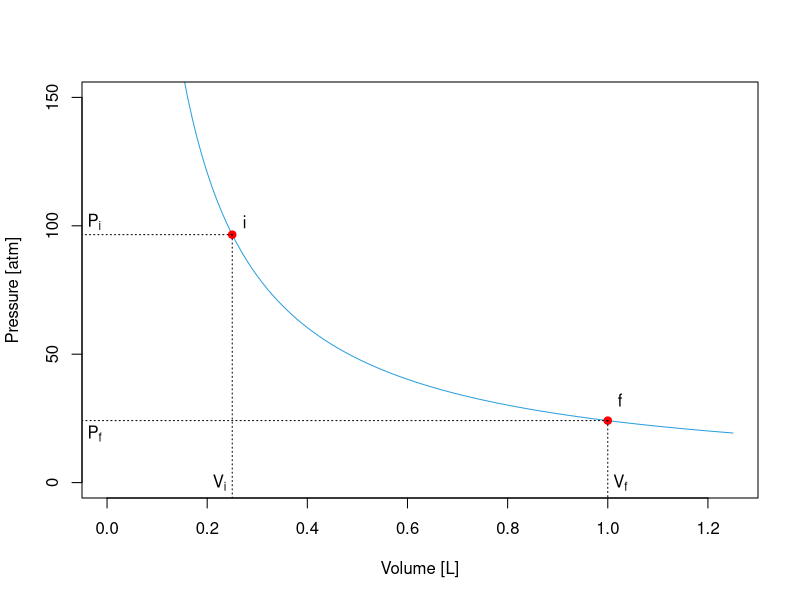
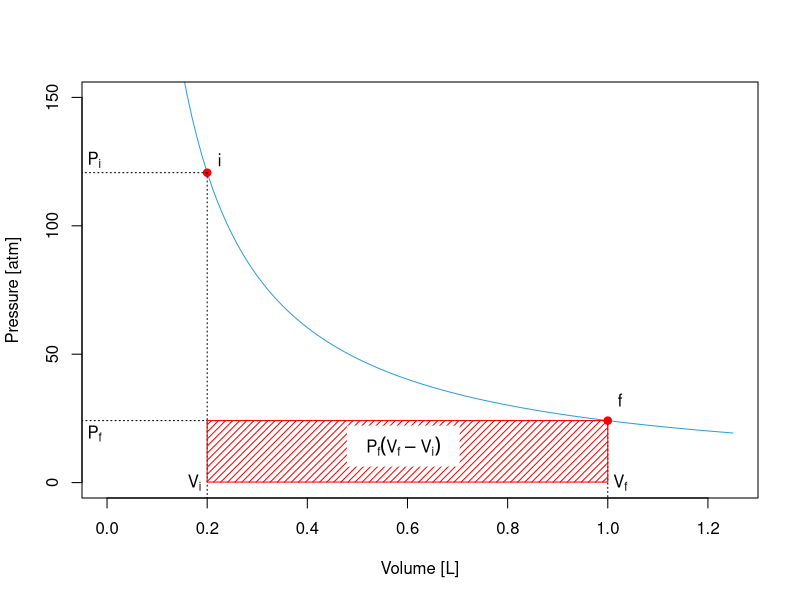
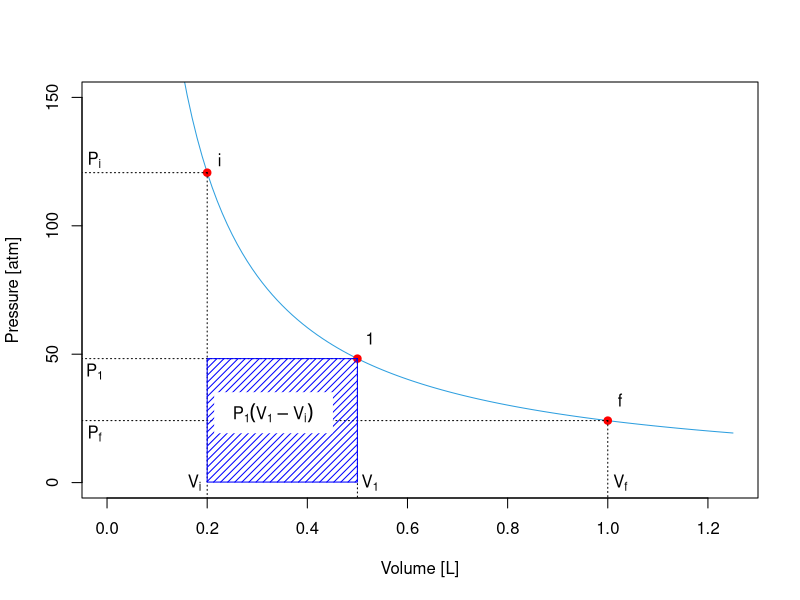
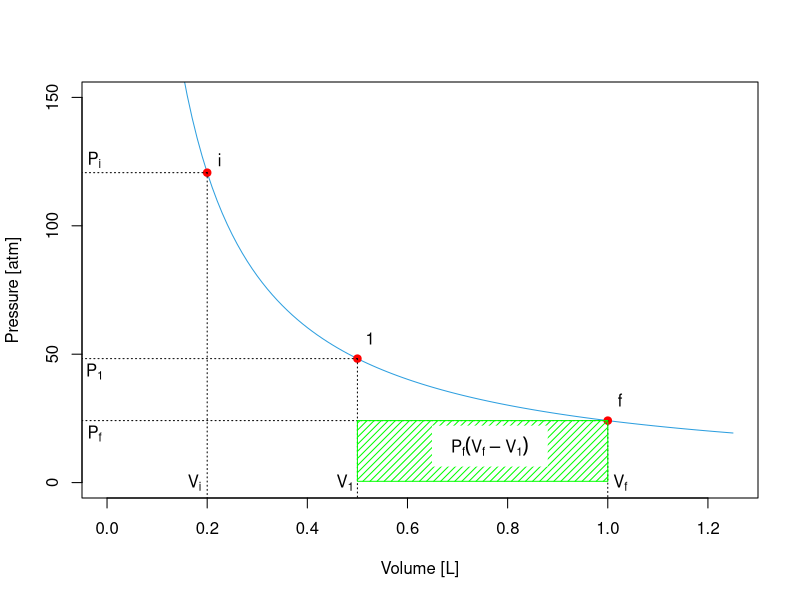
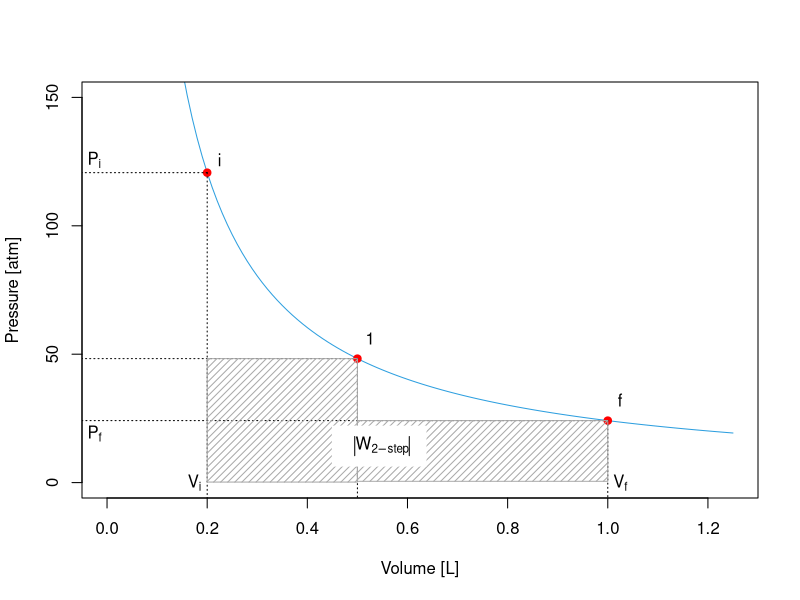
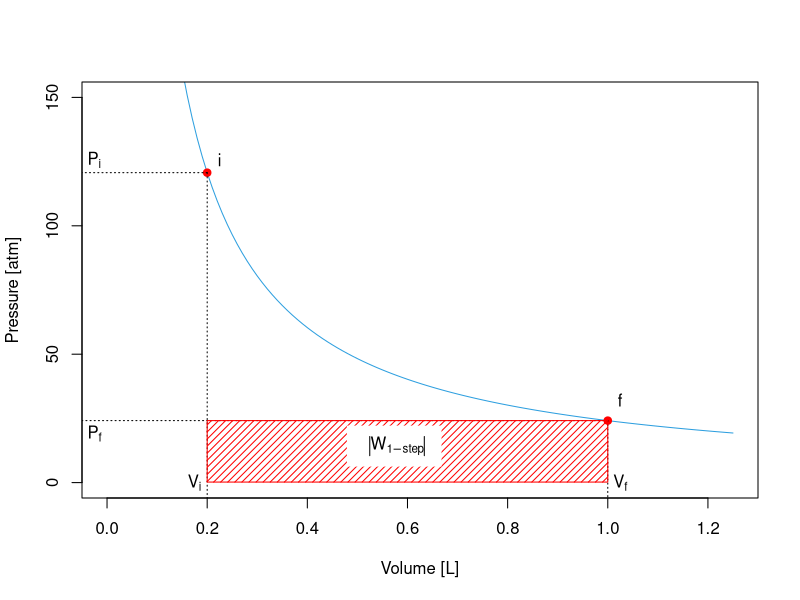
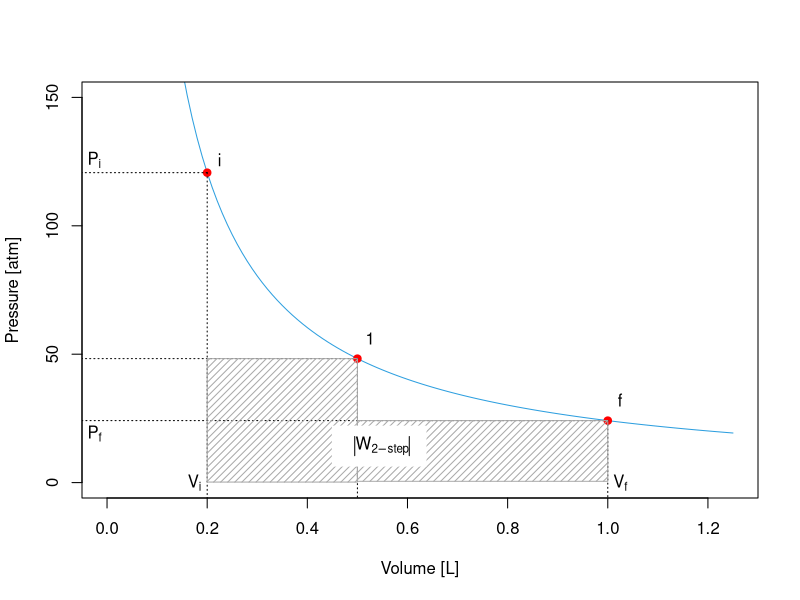
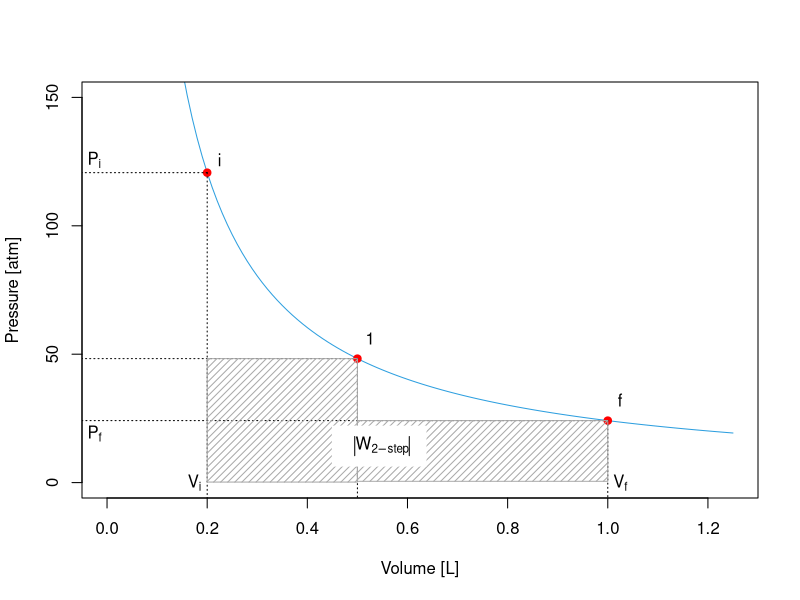

These charts were generated, in order, by the following R code:
## ---- chunk 1
x <- seq(0,1.25,0.01)
i <- 0.25
f <- 1
plot(x, 0.081*298/x,
     ylim=c(0, 150),
     type="l",
     ylab = "Pressure [atm]", xlab = "Volume [L]", col = "#2E9FDF")
points(i, 0.081*298/i, col="red", pch=19)
points(f, 0.081*298/f, col="red", pch=19)

arrows(i, 0.081*298/i, i, -10 , length=0, angle=90, code=3, lty="dotted")
arrows(i, 0.081*298/i, -10, 0.081*298/i , length=0, angle=90, code=3, lty="dotted")
arrows(f, 0.081*298/f, f, -10 , length=0, angle=90, code=3, lty="dotted")
arrows(f, 0.081*298/f, -10, 0.081*298/f , length=0, angle=90, code=3, lty="dotted")


 text(0.025+i, 5+0.081*298/i, "i")
 text(0.025+f, 8+0.081*298/f, "f")
 
 text(i-0.025, 0, expression('V'[i]))
 text(f+0.025, 0, expression('V'[f]))  
 text(-0.025, 5+0.081*298/i, expression('P'[i]))
 text(-0.025, 0.081*298/f-5, expression('P'[f]))  

## ---- chunk 2
x <- seq(0,1.25,0.01)
i <- 0.2
f <- 1
plot(x, 0.081*298/x,
     ylim=c(0, 150),
     type="l",
     ylab = "Pressure [atm]", xlab = "Volume [L]", col = "#2E9FDF")
points(i, 0.081*298/i, col="red", pch=19)
points(f, 0.081*298/f, col="red", pch=19)

arrows(i, 0.081*298/i, i, -10 , length=0, angle=90, code=3, lty="dotted")
arrows(i, 0.081*298/i, -10, 0.081*298/i , length=0, angle=90, code=3, lty="dotted")
arrows(f, 0.081*298/f, f, -10 , length=0, angle=90, code=3, lty="dotted")
arrows(f, 0.081*298/f, -10, 0.081*298/f , length=0, angle=90, code=3, lty="dotted")

rect(i,i, f, 0.081*298/f, density = 20, angle = 45,
     col = "red", border = NULL, lty = par("lty"), lwd = par("lwd"))


 text(0.025+i, 5+0.081*298/i, "i")
 text(0.025+f, 8+0.081*298/f, "f")
 
 text(i-0.025, 0, expression('V'[i]))
 text(f+0.025, 0, expression('V'[f]))  
 text(-0.025, 5+0.081*298/i, expression('P'[i]))
 text(-0.025, 0.081*298/f-5, expression('P'[f]))  
 


 legend(0.48,22, expression(P[f]*(V[f]-V[i])),box.col = "white", bg = "white", adj=0.15)

## ---- chunk 3
x <- seq(0,1.25,0.01)
i <- 0.2
f <- 1
p1 <- 0.5

plot(x, 0.081*298/x,
     ylim=c(0, 150),
     type="l",
     ylab = "Pressure [atm]", xlab = "Volume [L]", col = "#2E9FDF")
points(i, 0.081*298/i, col="red", pch=19)
points(f, 0.081*298/f, col="red", pch=19)
points(p1, 0.081*298/p1, col="red", pch=19)

arrows(i, 0.081*298/i, i, -10 , length=0, angle=90, code=3, lty="dotted")
arrows(i, 0.081*298/i, -10, 0.081*298/i , length=0, angle=90, code=3, lty="dotted")
arrows(f, 0.081*298/f, f, -10 , length=0, angle=90, code=3, lty="dotted")
arrows(f, 0.081*298/f, -10, 0.081*298/f , length=0, angle=90, code=3, lty="dotted")
arrows(p1, 0.081*298/p1, p1, -10 , length=0, angle=90, code=3, lty="dotted")
arrows(p1, 0.081*298/p1, -10, 0.081*298/p1 , length=0, angle=90, code=3, lty="dotted")

rect(i,i, p1, 0.081*298/p1, density = 20, angle = 45,
     col = "blue", border = NULL, lty = par("lty"), lwd = par("lwd"))


 text(0.025+i, 5+0.081*298/i, "i")
 text(0.025+f, 8+0.081*298/f, "f")
 text(0.025+p1, 8+0.081*298/p1, "1")
 
 text(i-0.025, 0, expression('V'[i]))
 text(-0.025, 5+0.081*298/i, expression('P'[i]))
 text(f+0.025, 0, expression('V'[f]))
 text(-0.025, 0.081*298/f-5, expression('P'[f]))  
 text(p1+0.025, 0, expression('V'[1]))
 text(-0.025, 0.081*298/p1-5, expression('P'[1]))  
   


 legend(0.215,35, expression(P[1]*(V[1]-V[i])),box.col = "white", bg = "white", adj=0.15)

## ---- chunk 4
x <- seq(0,1.25,0.01)
i <- 0.2
f <- 1
p1 <- 0.5

plot(x, 0.081*298/x,
     ylim=c(0, 150),
     type="l",
     ylab = "Pressure [atm]", xlab = "Volume [L]", col = "#2E9FDF")
points(i, 0.081*298/i, col="red", pch=19)
points(f, 0.081*298/f, col="red", pch=19)
points(p1, 0.081*298/p1, col="red", pch=19)

arrows(i, 0.081*298/i, i, -10 , length=0, angle=90, code=3, lty="dotted")
arrows(i, 0.081*298/i, -10, 0.081*298/i , length=0, angle=90, code=3, lty="dotted")
arrows(f, 0.081*298/f, f, -10 , length=0, angle=90, code=3, lty="dotted")
arrows(f, 0.081*298/f, -10, 0.081*298/f , length=0, angle=90, code=3, lty="dotted")
arrows(p1, 0.081*298/p1, p1, -10 , length=0, angle=90, code=3, lty="dotted")
arrows(p1, 0.081*298/p1, -10, 0.081*298/p1 , length=0, angle=90, code=3, lty="dotted")

rect(p1,p1, f, 0.081*298/f, density = 20, angle = 45,
     col = "green", border = NULL, lty = par("lty"), lwd = par("lwd"))


 text(0.025+i, 5+0.081*298/i, "i")
 text(0.025+f, 8+0.081*298/f, "f")
 text(0.025+p1, 8+0.081*298/p1, "1")
 
 text(i-0.025, 0, expression('V'[i]))
 text(-0.025, 5+0.081*298/i, expression('P'[i]))
 text(f+0.025, 0, expression('V'[f]))
 text(-0.025, 0.081*298/f-5, expression('P'[f]))  
 text(p1-0.025, 0, expression('V'[1]))
 text(-0.025, 0.081*298/p1-5, expression('P'[1]))  
   


 legend(0.65,22, expression(P[f]*(V[f]-V[1])),box.col = "white", bg = "white", adj=0.15)

## ---- chunk 5

plot(x, 0.081*298/x,
     ylim=c(0, 150),
     type="l",
     ylab = "Pressure [atm]", xlab = "Volume [L]", col = "#2E9FDF")
points(i, 0.081*298/i, col="red", pch=19)
points(f, 0.081*298/f, col="red", pch=19)
points(p1, 0.081*298/p1, col="red", pch=19)

arrows(i, 0.081*298/i, i, -10 , length=0, angle=90, code=3, lty="dotted")
arrows(i, 0.081*298/i, -10, 0.081*298/i , length=0, angle=90, code=3, lty="dotted")
arrows(f, 0.081*298/f, f, -10 , length=0, angle=90, code=3, lty="dotted")
arrows(f, 0.081*298/f, -10, 0.081*298/f , length=0, angle=90, code=3, lty="dotted")
arrows(p1, 0.081*298/p1, p1, -10 , length=0, angle=90, code=3, lty="dotted")
arrows(p1, 0.081*298/p1, -10, 0.081*298/p1 , length=0, angle=90, code=3, lty="dotted")

rect(i,i, p1, 0.081*298/p1, density = 20, angle = 45,
     col = "darkgrey", border = NULL, lty = par("lty"), lwd = par("lwd"))
rect(p1,p1, f, 0.081*298/f, density = 20, angle = 45,
     col = "darkgrey", border = NULL, lty = par("lty"), lwd = par("lwd"))


 text(0.025+i, 5+0.081*298/i, "i")
 text(0.025+f, 8+0.081*298/f, "f")
 text(0.025+p1, 8+0.081*298/p1, "1")
 
 text(i-0.025, 0, expression('V'[i]))
 text(-0.025, 5+0.081*298/i, expression('P'[i]))
 text(f+0.025, 0, expression('V'[f]))
 text(-0.025, 0.081*298/f-5, expression('P'[f]))  
 
 legend(0.45,22, expression(abs(W[2-step])),box.col = "white", bg = "white", adj=0.15)


## ---- chunk 6
x <- seq(0,1.25,0.01)
i <- 0.2
f <- 1
p2 <- 0.3
p3 <- 0.4
p1 <- 0.5
p4 <- 0.6
p5 <- 0.7
p6 <- 0.8
p7 <- 0.9

plot(x, 0.081*298/x,
     ylim=c(0, 150),
     type="l",
     ylab = "Pressure [atm]", xlab = "Volume [L]", col = "#2E9FDF")
points(i, 0.081*298/i, col="red", pch=19)
points(f, 0.081*298/f, col="red", pch=19)

arrows(i, 0.081*298/i, i, -10 , length=0, angle=90, code=3, lty="dotted")
arrows(i, 0.081*298/i, -10, 0.081*298/i , length=0, angle=90, code=3, lty="dotted")
arrows(f, 0.081*298/f, f, -10 , length=0, angle=90, code=3, lty="dotted")
arrows(f, 0.081*298/f, -10, 0.081*298/f , length=0, angle=90, code=3, lty="dotted")

rect(i,i, f, 0.081*298/f, density = 20, angle = 45,
     col = "red", border = NULL, lty = par("lty"), lwd = par("lwd"))


 text(0.025+i, 5+0.081*298/i, "i")
 text(0.025+f, 8+0.081*298/f, "f")
 
 text(i-0.025, 0, expression('V'[i]))
 text(f+0.025, 0, expression('V'[f]))  
 text(-0.025, 5+0.081*298/i, expression('P'[i]))
 text(-0.025, 0.081*298/f-5, expression('P'[f]))  
 


 legend(0.48,22, expression(abs(W[1-step])),box.col = "white", bg = "white", adj=0.15)





plot(x, 0.081*298/x,
     ylim=c(0, 150),
     type="l",
     ylab = "Pressure [atm]", xlab = "Volume [L]", col = "#2E9FDF")
points(i, 0.081*298/i, col="red", pch=19)
points(f, 0.081*298/f, col="red", pch=19)
points(p1, 0.081*298/p1, col="red", pch=19)

arrows(i, 0.081*298/i, i, -10 , length=0, angle=90, code=3, lty="dotted")
arrows(i, 0.081*298/i, -10, 0.081*298/i , length=0, angle=90, code=3, lty="dotted")
arrows(f, 0.081*298/f, f, -10 , length=0, angle=90, code=3, lty="dotted")
arrows(f, 0.081*298/f, -10, 0.081*298/f , length=0, angle=90, code=3, lty="dotted")
arrows(p1, 0.081*298/p1, p1, -10 , length=0, angle=90, code=3, lty="dotted")
arrows(p1, 0.081*298/p1, -10, 0.081*298/p1 , length=0, angle=90, code=3, lty="dotted")

rect(i,i, p1, 0.081*298/p1, density = 20, angle = 45,
     col = "darkgrey", border = NULL, lty = par("lty"), lwd = par("lwd"))
rect(p1,p1, f, 0.081*298/f, density = 20, angle = 45,
     col = "darkgrey", border = NULL, lty = par("lty"), lwd = par("lwd"))


 text(0.025+i, 5+0.081*298/i, "i")
 text(0.025+f, 8+0.081*298/f, "f")
 text(0.025+p1, 8+0.081*298/p1, "1")
 
 text(i-0.025, 0, expression('V'[i]))
 text(-0.025, 5+0.081*298/i, expression('P'[i]))
 text(f+0.025, 0, expression('V'[f]))
 text(-0.025, 0.081*298/f-5, expression('P'[f]))  
 
 legend(0.45,22, expression(abs(W[2-step])),box.col = "white", bg = "white", adj=0.15)







plot(x, 0.081*298/x,
     ylim=c(0, 150),
     type="l",
     ylab = "Pressure [atm]", xlab = "Volume [L]", col = "#2E9FDF")
points(i, 0.081*298/i, col="red", pch=19)
points(f, 0.081*298/f, col="red", pch=19)
points(p1, 0.081*298/p1, col="red", pch=19)

arrows(i, 0.081*298/i, i, -10 , length=0, angle=90, code=3, lty="dotted")
arrows(i, 0.081*298/i, -10, 0.081*298/i , length=0, angle=90, code=3, lty="dotted")
arrows(f, 0.081*298/f, f, -10 , length=0, angle=90, code=3, lty="dotted")
arrows(f, 0.081*298/f, -10, 0.081*298/f , length=0, angle=90, code=3, lty="dotted")
arrows(p1, 0.081*298/p1, p1, -10 , length=0, angle=90, code=3, lty="dotted")
arrows(p1, 0.081*298/p1, -10, 0.081*298/p1 , length=0, angle=90, code=3, lty="dotted")

rect(i,i, p1, 0.081*298/p1, density = 20, angle = 45,
     col = "darkgrey", border = NULL, lty = par("lty"), lwd = par("lwd"))
rect(p1,p1, f, 0.081*298/f, density = 20, angle = 45,
     col = "darkgrey", border = NULL, lty = par("lty"), lwd = par("lwd"))


 text(0.025+i, 5+0.081*298/i, "i")
 text(0.025+f, 8+0.081*298/f, "f")
 text(0.025+p1, 8+0.081*298/p1, "1")
 
 text(i-0.025, 0, expression('V'[i]))
 text(-0.025, 5+0.081*298/i, expression('P'[i]))
 text(f+0.025, 0, expression('V'[f]))
 text(-0.025, 0.081*298/f-5, expression('P'[f]))  
 
 legend(0.45,22, expression(abs(W[2-step])),box.col = "white", bg = "white", adj=0.15)








plot(x, 0.081*298/x,
     ylim=c(0, 150),
     type="l",
     ylab = "Pressure [atm]", xlab = "Volume [L]", col = "#2E9FDF")
points(i, 0.081*298/i, col="red", pch=19)
points(f, 0.081*298/f, col="red", pch=19)

arrows(i, 0.081*298/i, i, -10 , length=0, angle=90, code=3, lty="dotted")
arrows(i, 0.081*298/i, -10, 0.081*298/i , length=0, angle=90, code=3, lty="dotted")
arrows(f, 0.081*298/f, f, -10 , length=0, angle=90, code=3, lty="dotted")
arrows(f, 0.081*298/f, -10, 0.081*298/f , length=0, angle=90, code=3, lty="dotted")


 text(0.025+i, 5+0.081*298/i, "i")
 text(0.025+f, 8+0.081*298/f, "f")
 
 text(i-0.025, 0, expression('V'[i]))
 text(f+0.025, 0, expression('V'[f]))  
 text(-0.025, 5+0.081*298/i, expression('P'[i]))
 text(-0.025, 0.081*298/f-5, expression('P'[f]))  
 

cord.1x <- c(i,seq(i,f,0.01),f) 
cord.1y <- c(0,0.081*298/(seq(i,f,0.01)),0) 
# Make a curve
#curve(dnorm(x,0,1), xlim=c(-3,3), main='Standard Normal',lwd=2) 
# Add the shaded area.
polygon(cord.1x,cord.1y,col='grey60')

 legend(0.52 ,29, expression(abs(W[max])),box.col = "white", bg = "white", adj=0.25)


